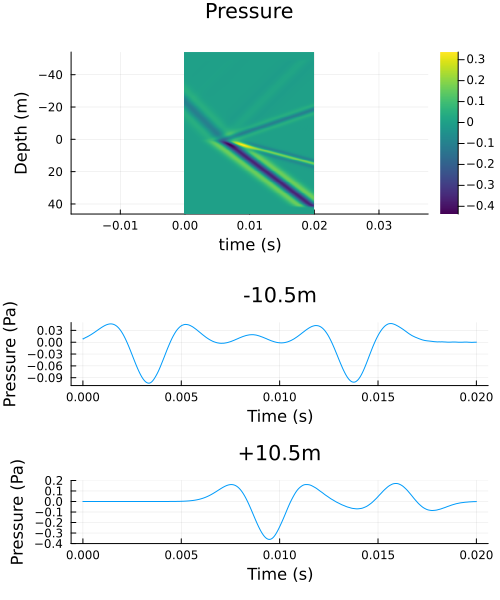

Write the Julia code that produced this figure.
#--
# Threads.nthreads() displays number of available threads
# if ==1, start julia with JULIA_NUM_THREADS=4 julia
#--

#--
# If no graphics (X-windows) required, then ENV["GKSwstype"]="nul"
#--

using FDModBiotCyl
#
using CPUTime
using ProgressMeter
using Plots
using Printf
#

#--Suppressing graphics
#ENV["GKSwstype"]="nul"

@__DIR__
@__FILE__


#================
Drawing a model
================#
function drawmodel(Field_Var,nz,dz,nr,dr,LPML_r,LPML_z)
   println("Drawing a model...")
   zvec=[0:dz:(nz-1)*dz]
   rvec=[0:dr:(nr-1)*dr]
   R=(nr-1)*dr
#   plt1=heatmap(rvec,zvec,Vp,yflip=true,xlabel="R (m)",ylabel="Z (m)",ratio=1)
   plt1=heatmap(rvec,zvec,Field_Var,yflip=true,xlabel="R (m)",ylabel="Z (m)")
   plot!([0;R],ones(2)*(LPML_z-1)*dz,label="",color=:black)
   plot!([0;R],ones(2)*((nz-LPML_z+1)*dz),label="",color=:black)
   plot!(ones(2)*((nr-LPML_r+1)*dr),[0;(nz-1)*dz],label="",color=:black)
   display(plot(plt1))
   tmp_filename=@sprintf "tmp_FDmodel.png"
   tmp_filename_full=string(@__DIR__,"/",tmp_filename)
   png(tmp_filename_full)
   println("--------")
   println("Model config figure is saved in:", tmp_filename_full)
   println("--------")
end

#================
Drawing a snapshot
================#
function drawsnap(Data1,nz,dz,nr,dr,LPML_r,LPML_z,title_str)
   println("Drawing a snapshot...")
   zvec=[0:dz:(nz-1)*dz]
   rvec=[0:dr:(nr-1)*dr]
   R=(nr-1)*dr
   plt1=heatmap(rvec,zvec,Data1,yflip=true,xlabel="R (m)",ylabel="Z (m)",legend=:none)
   heatmap!(title=title_str)
   plot!([0;R],ones(2)*(LPML_z-1)*dz,label="",color=:black)
   plot!([0;R],ones(2)*((nz-LPML_z+1)*dz),label="",color=:black)
   plot!(ones(2)*((nr-LPML_r+1)*dr),[0;(nz-1)*dz],label="",color=:black)
   display(plot(plt1))
end


#==========================================
Creating a model for a borehole embedded in
 an elastic two-layer medium
==========================================#
function makemodel_2L_Elastic()
   #Necessary input matrices to the main loop function are:
   #Rho: Bulk density
   #Rhof: Fluid density
   #M,C,H: Poroelastic moduli
   #G: Formation shear modulus
   #D1,D2: Poroelastic moduli in Ou's formulation
   #Flag_AC,Flag_E: flag specifying acoustic region or elastic region
   #Other input parameters to the main loop function are:
   #ir_wall: grid number in the r direction at which a borehole wall starts (single value)
   #
   # This function creates the above input parameters assuming a borehole with a constant radius
   # embedded in an elastic two-layer medium


   #Model size
   nr=301 #samples
   nz=501 #samples
   dr=0.01 #meter
   dz=0.2 #meter


   #==============================================
   Initializing grain/frame parameters
   ==============================================#
   #First creating grain/frame parameters and then converting them
   #to necessary poroelastic parameters for our FD
   #----solid phase-----
   Km=zeros(nz,nr) #frame
   Ks=zeros(nz,nr) #grain
   G=zeros(nz,nr) #bulk
   Rho=zeros(nz,nr) #bulk (weighted average of Rhos and Rhof)
   Rhos=zeros(nz,nr) #grain
   #---fluid phase----
   Kf=zeros(nz,nr)
   Rhof=zeros(nz,nr)
   Kappa0=zeros(nz,nr) #static permeability (m^2, 1D=9.869E-13m^2)
   Eta=zeros(nz,nr) #dynamic viscosity Pa.s=kg/(m.s)
   #---other parameters---
   Phi=zeros(nz,nr)
   Tot=zeros(nz,nr) #Tortuosity factor (see Sidler 2014)
   #End initializing poroelastic parameters

   #==============================================
   Fluid parameters
   ==============================================#
   #Assuming that fluid properties are identical everywhere
   Kf[:,:]=ones(nz,nr)*2.25*10^9
   Rhof[:,:]=ones(nz,nr)*1000
   Eta[:,:]=ones(nz,nr)*1.0*10^(-3) #water 1E-3 Pa.s

   #========================================
   Inclusion of a borehole (acoustic media)
   ========================================#
   Flag_AC=zeros(nz,nr)
   #Borehole wall (homogeneous radius)
   ir_wall=6

   for iz=1:nz
       Flag_AC[iz,1:ir_wall]=ones(ir_wall)
       Rho[iz,1:ir_wall]=ones(ir_wall)*Rhof[1,1] #Rho=Rhof
       G[iz,1:ir_wall]=ones(ir_wall)*0.0 #G=0
       Phi[iz,1:ir_wall]=ones(ir_wall) #Phi=1
       Km[iz,1:ir_wall]=ones(ir_wall)*0.0 #Km=0 (G=0,phi=0->M=C=H=Kf, Ou's)
       Ks[iz,1:ir_wall]=ones(ir_wall)*Kf[1,1] #
       Eta[iz,1:ir_wall]=ones(ir_wall)*0.0 #eta=0 (-> D2=0, Ou's)
   end
   #

   #==========================
   Elastic 2 Layer model
   ==========================#
   Flag_E=zeros(nz,nr)
   Vp1_elastic=4000.0 #Or, Specify K_elastic
   Vs1_elastic=2000.0
   Rho1_elastic=2500.0

   Vp2_elastic=3000.0 #Or, Specify K_elastic
   Vs2_elastic=1000.0
   Rho2_elastic=2300.0


#
   for iz=1:270 #Upper Elastic medium

       G_elastic=Vs1_elastic^2*Rho1_elastic
       K_elastic=Vp1_elastic^2*Rho1_elastic-4/3*G_elastic

       Flag_E[iz,ir_wall+1:end]=ones(nr-ir_wall)
       Rho[iz,ir_wall+1:end]=ones(nr-ir_wall)*Rho1_elastic #Rho=Rho_elastic
       Rhof[iz,ir_wall+1:end]=ones(nr-ir_wall)*Rho1_elastic #Rhof=Rho_elastic
       G[iz,ir_wall+1:end]=ones(nr-ir_wall)*G_elastic #G=Gs (Ou's)
       #--
       Phi[iz,ir_wall+1:end]=ones(nr-ir_wall)*0.0 #Phi=0
       Km[iz,ir_wall+1:end]=ones(nr-ir_wall)*K_elastic #Km
       Ks[iz,ir_wall+1:end]=ones(nr-ir_wall)*K_elastic #Ks=Km (-> M=Inf, Ou's)
       #--
       Kappa0[iz,ir_wall+1:end]=ones(nr-ir_wall)*0.0 #k0=0 (-> D1=D2=Inf, Ou's)
   end

   for iz=271:nz #Lower Elastic medium

       G_elastic=Vs2_elastic^2*Rho2_elastic
       K_elastic=Vp2_elastic^2*Rho2_elastic-4/3*G_elastic

       Flag_E[iz,ir_wall+1:end]=ones(nr-ir_wall)
       Rho[iz,ir_wall+1:end]=ones(nr-ir_wall)*Rho2_elastic #Rho=Rho_elastic
       Rhof[iz,ir_wall+1:end]=ones(nr-ir_wall)*Rho2_elastic #Rhof=Rho_elastic
       G[iz,ir_wall+1:end]=ones(nr-ir_wall)*G_elastic #G=Gs (Ou's)
       #--
       Phi[iz,ir_wall+1:end]=ones(nr-ir_wall)*0.0 #Phi=0
       Km[iz,ir_wall+1:end]=ones(nr-ir_wall)*K_elastic #Km
       Ks[iz,ir_wall+1:end]=ones(nr-ir_wall)*K_elastic #Ks=Km (-> M=Inf, Ou's)
       #--
       Kappa0[iz,ir_wall+1:end]=ones(nr-ir_wall)*0.0 #k0=0 (-> D1=D2=Inf, Ou's)
   end

   #=====================================================
   Converting grain/frame parameters into poroelastic parameters
   =====================================================#
   #Rho, Rhof, M, C, H, G, D1, D2
   #Rho as is
   #Rhof as is
   Alpha=ones(nz,nr)-Km./Ks
   M=( (Alpha-Phi)./Ks+Phi./Kf ).^(-1)
   C=M.*Alpha
   H=Km+4/3*G+M.*Alpha.^2
   #G as is
   D1=Tot.*Rhof./Phi #(1+2/m)*alpha_inf*rhof/phi
   D2=Eta./Kappa0

   #Correction of H and C for elastic media
   for ir=1:nr
      for iz=1:nz
         if(Flag_E[iz,ir]==1)
            H[iz,ir]=Ks[iz,ir]+4/3*G[iz,ir]
            C[iz,ir]=Ks[iz,ir] #Ou's
         end

         if(Flag_AC[iz,ir]==1)
#            D1[iz,ir]=1.0 #Guan's
            D1[iz,ir]=1000. #Ou's D1=rhof
            D2[iz,ir]=0. #Ou's D2=0
         end
      end
   end


   return nr,nz,dr,dz,Rho,Rhof,M,C,H,G,D1,D2,Flag_AC,Flag_E,ir_wall
end


#----MAIN loop function----
function main_loop!(nr,nz,dr,dz,Rho,Rhof,M,C,H,G,D1,D2,dt,nt,T,
   vr,vz,trr,tpp,tzz,trz,
   vfr,vfz,pf,
   ir_wall,
   Flag_AC,Flag_E,
   nrec,index_allrec_tii,rec_tii,
   LPML_r,LPML_z,PML_Wr,PML_Wz,PML_IWr,PML_Wr2,PML_Wz2,PML_IWr2,
   snapshots_vr,snapshots_vz,snapshots_tzz,nsnap,itvec_snap,nskip)

#println("start")

#--
Flag_vf_zero=get_Flag_vf_zero(Flag_AC,Flag_E,nr,nz)

#initializing matrices of PML
Prz_T,Pzz_T,Rz_T,Srz_T,PzzPE_T,RzPE_T,
Prz_B,Pzz_B,Rz_B,Srz_B,PzzPE_B,RzPE_B,
Prr_R,Qrp_R,Pzr_R,Qzp_R,Rr_R,Rp_R,Rrz_R,PrrPE_R,RrPE_R,RpPE_R,
Prr_TR,Qrp_TR,Prz_TR,Pzr_TR,Qzp_TR,Pzz_TR,Rr_TR,Rp_TR,Rz_TR,Rrz_TR,Srz_TR,PrrPE_TR,PzzPE_TR,RrPE_TR,RpPE_TR,RzPE_TR,
Prr_BR,Qrp_BR,Prz_BR,Pzr_BR,Qzp_BR,Pzz_BR,Rr_BR,Rp_BR,Rz_BR,Rrz_BR,Srz_BR,PrrPE_BR,PzzPE_BR,RrPE_BR,RpPE_BR,RzPE_BR=
init_PML_Por(LPML_r,LPML_z,nr,nz)

memT_vr,memT_vz,memT_trr,memT_tpp,memT_tzz,memT_trz,memT_vfr,memT_vfz,memT_pf,
memB_vr,memB_vz,memB_trr,memB_tpp,memB_tzz,memB_trz,memB_vfr,memB_vfz,memB_pf,
memR_vr,memR_vz,memR_trr,memR_tpp,memR_tzz,memR_trz,memR_vfr,memR_vfz,memR_pf=
init_memory_variables_Por(LPML_r,LPML_z,nr,nz)
#return


# Making sure RightBC for stress (zero values are trp and trz)
ApplyBCRight_stress!(vr,vz, #Use with flag_zero=1 (see ApplyBCRight_stress1D01)
    trz,
    G,nr,nz,dr,dz,dt)

#error()
@showprogress for ii=1:nt
#@showprogress for ii=1:1001
#for ii=1:1



#----Time at (ii-1)*dt---(updating velocities)-----

#--PML: save velocity at previous step
PML_save_vel!(memT_vr,memT_vz,memT_vfr,memT_vfz,
              memB_vr,memB_vz,memB_vfr,memB_vfz,
              memR_vr,memR_vz,memR_vfr,memR_vfz,
              vr,vz,vfr,vfz,nr,nz,LPML_z,LPML_r)
#println("update vel")

# Main velocity update!
update_velocity_1st_Por!(vr,vz,trr,tpp,tzz,trz,vfr,vfz,pf,Rho,Rhof,D1,D2,Flag_vf_zero,nr,nz,dr,dz,dt,LPML_z,LPML_r)

#error()

#PML: update velocity
PML_update_vel!(vr,vz,trr,tpp,tzz,trz,vfr,vfz,pf,
              Rho,Rhof,D1,D2,Flag_vf_zero,nr,nz,dr,dz,dt,
              Prz_T,Pzz_T,PzzPE_T,
              Prz_B,Pzz_B,PzzPE_B,
              Prr_R,Qrp_R,Pzr_R,Qzp_R,Rr_R,Rp_R,Rrz_R,
              PrrPE_R,RrPE_R,RpPE_R,
              Prz_TR,Pzz_TR,PzzPE_TR,
              Prr_TR,Qrp_TR,Pzr_TR,Qzp_TR,Rr_TR,Rp_TR,Rrz_TR,
              PrrPE_TR,RrPE_TR,RpPE_TR,
              Prz_BR,Pzz_BR,PzzPE_BR,
              Prr_BR,Qrp_BR,Pzr_BR,Qzp_BR,Rr_BR,Rp_BR,Rrz_BR,
              PrrPE_BR,RrPE_BR,RpPE_BR,
              LPML_z,LPML_r)
#println("update vel Left")

# Making sure RightBC for velocity (zero values are vr)
ApplyBCRight_vel!(vr,vz,
      trr,tpp,tzz,trz,
      vfr,vfz,pf,
      Rho,Rhof,D1,D2,Flag_vf_zero,nr,nz,dr,dz,dt)

#---velocity B.Cs-----
#Periodic Left Edge
ApplyBCLeft_vel!(vr,vz,trr,tpp,tzz,trz,vfr,vfz,pf,
                          Rho,Rhof,D1,D2,Flag_vf_zero,
                          nr,nz,dr,dz,dt,
                          Prz_T,Pzz_T,PzzPE_T,
                          Prz_B,Pzz_B,PzzPE_B,
                          LPML_z)


#PML: update memory variables for stress (Rx and Sxx) using velocity at two time steps
PML_update_memRS!(Rz_T,Srz_T,RzPE_T,
                  Rz_B,Srz_B,RzPE_B,
                  Rr_R,Rp_R,Rrz_R,RrPE_R,RpPE_R,
                  Rr_TR,Rp_TR,Rz_TR,Rrz_TR,Srz_TR,RrPE_TR,RpPE_TR,RzPE_TR,
                  Rr_BR,Rp_BR,Rz_BR,Rrz_BR,Srz_BR,RrPE_BR,RpPE_BR,RzPE_BR,
                  memT_vr,memT_vz,memT_vfr,memT_vfz,
                  memB_vr,memB_vz,memB_vfr,memB_vfz,
                  memR_vr,memR_vz,memR_vfr,memR_vfz,
                  vr,vz,vfr,vfz,nr,nz,dr,dz,dt,LPML_z,LPML_r,PML_Wz,PML_Wr,PML_IWr,PML_Wz2,PML_Wr2,PML_IWr2)

#--src injection (velocity)
#srcamp=src_func[ii]
#srcapply!(vz,src_index,src_dn,srcamp)
#srcapply!(vr,src_index,src_dn,srcamp)

#----Time at (ii-1)*dt+dt/2----(updating stress)---


#--PML: save stress at previous step
PML_save_stress!(memT_trr,memT_tpp,memT_tzz,memT_trz,memT_pf,
                 memB_trr,memB_tpp,memB_tzz,memB_trz,memB_pf,
                 memR_trr,memR_tpp,memR_tzz,memR_trz,memR_pf,
                 trr,tpp,tzz,trz,pf,nr,nz,LPML_z,LPML_r)

#println("update stress")

# Main stress update!
update_stress_1st_Por!(vr,vz,trr,tpp,tzz,trz,vfr,vfz,pf,
     M,C,H,G,nr,nz,dr,dz,dt,LPML_z,LPML_r)
#error()

#PML: stress update
PML_update_stress!(vr,vz,trr,tpp,tzz,trz,vfr,vfz,pf,
                  M,C,H,G,nr,nz,dr,dz,dt,
                  Rz_T,Srz_T,RzPE_T,
                  Rz_B,Srz_B,RzPE_B,
                  Rr_R,Rp_R,Rrz_R,RrPE_R,RpPE_R,
                  Rr_TR,Rp_TR,Rz_TR,Rrz_TR,Srz_TR,RrPE_TR,RpPE_TR,RzPE_TR,
                  Rr_BR,Rp_BR,Rz_BR,Rrz_BR,Srz_BR,RrPE_BR,RpPE_BR,RzPE_BR,
                  LPML_z,LPML_r)

# Making sure RightBC for stress (zero values are trp and trz)
ApplyBCRight_stress!(vr,vz, #Use with flag_zero=1 (see ApplyBCRight_stress1D01)
     trz,
     G,nr,nz,dr,dz,dt)

#---stress B.Cs
#println("update stress Left")
ApplyBCLeft_stress!(vr,vz,trr,tpp,tzz,trz,vfr,vfz,pf,
                    M,C,H,G,nr,nz,dr,dz,dt,
                    Rz_T,Srz_T,RzPE_T,
                    Rz_B,Srz_B,RzPE_B,
                    LPML_z)

#--src injection (stress:monopole src)
#srcamp=-src_func[ii]
#srcapply!(pf,src_index,src_dn,-srcamp)
#srcapply!(tzz,src_index,src_dn,srcamp)
#srcapply!(trr,src_index,src_dn,srcamp)
#srcapply!(tpp,src_index,src_dn,srcamp)


#--PML: update memory variables for velocity (Pxx and Qxx) using stress at two time steps
PML_update_memPQ!(Prz_T,Pzz_T,PzzPE_T,
                  Prz_B,Pzz_B,PzzPE_B,
                  Prr_R,Qrp_R,Pzr_R,Qzp_R,PrrPE_R,
                  Prr_TR,Qrp_TR,Prz_TR,Pzr_TR,Qzp_TR,Pzz_TR,PrrPE_TR,PzzPE_TR,
                  Prr_BR,Qrp_BR,Prz_BR,Pzr_BR,Qzp_BR,Pzz_BR,PrrPE_BR,PzzPE_BR,
                  memT_trr,memT_tpp,memT_tzz,memT_trz,memT_pf,
                  memB_trr,memB_tpp,memB_tzz,memB_trz,memB_pf,
                  memR_trr,memR_tpp,memR_tzz,memR_trz,memR_pf,
                  trr,tpp,tzz,trz,pf,nr,nz,dr,dz,dt,LPML_z,LPML_r,PML_Wz,PML_Wr,PML_IWr,PML_Wz2,PML_Wr2,PML_IWr2)

#-----End of updating field----

#println("receiver")
#Receiver field (extraction)
#getRecData_from_index!(vr,rec_vr,index_allrec_vr,nrec,ii)
#getRecData_from_index!(vz,rec_vz,index_allrec_vz,nrec,ii)
getRecData_from_index!(trr,rec_tii,index_allrec_tii,nrec,ii)



#--Snapshots
#println("check snap")
check_snap=findall(x -> x==ii,itvec_snap)
if (length(check_snap)!=0)
   println("ii=",ii)
   cnt_snap=Int(check_snap[1])
   get_snapshots!(snapshots_vz,cnt_snap,vz,nr,nz)
   get_snapshots!(snapshots_vr,cnt_snap,vr,nr,nz)
   get_snapshots!(snapshots_tzz,cnt_snap,tzz,nr,nz)

   drawsnap(snapshots_tzz[:,:,cnt_snap],nz,dz,nr,dr,
            LPML_r,LPML_z,"Snapshots: Tzz")

end

end #i Time

end #function
#------------------------------

#-----ENTRY POINT HERE----
CPUtic()
start=time()

#======================
General variables
======================#

#time samples
dt=0.125E-5
nt=16001
T=(nt-1)*dt
tvec=range(0.0,T,length=nt) # range object (no memory allocation)
tvec=collect(tvec) # a vector

#PML thickness in samples
LPML_r=51
LPML_z=31

#======================
Creating model
======================#
nr,nz,dr,dz,Rho,Rhof,M,C,H,G,D1,D2,Flag_AC,Flag_E,ir_wall=makemodel_2L_Elastic()
drawmodel(H,nz,dz,nr,dr,LPML_r,LPML_z)
#error()

#======================
Stability check
======================#
Vmax=maximum((H./Rho).^(0.5))
check_stability01(dt,dr,Vmax,0)
check_stability01(dt,dz,Vmax,0)

#======================
Creating src wavelet
======================#
f0=200 #src Freq
delay=1/f0*1.0
src_func=myricker2(tvec,f0,delay,2) #when using 2nd derivative Gaussian (Ricker wavelet with a negative sign)
tmp_maxamp=maximum(map(abs,src_func))
#Note: Peng_solution() assumes unit vz. Therefore, src_func above will be interpreted as vz.
#The following scaling of 1/(rho*Vp) makes the incident wave unit amplitude Ricker wavelet for tzz.
src_func=src_func/(2500*4000)

src_func=src_func/tmp_maxamp
display(plot(tvec,src_func[:],title="src function"))
tmpfilename_src=string(@__DIR__,"/src_function.png")
png(tmpfilename_src)
println("Source signature figure saved in ",tmpfilename_src)

#================================
Src depth where a plane P wave
starts to propagate downward
================================#
srcdepth=30. #meter

#==============================
Initializig field variables
==============================#
# Initial conditions of a plane P wave
vr,vz,trr,tpp,tzz,trz,
vfr,vfz,pf,
vz_srcBC,vr_srcBC,
trr_srcBC,tpp_srcBC,tzz_srcBC,trz_srcBC,
vz_init,vr_init,trr_init,tpp_init,tzz_init,
trz_init,
src_iz,noffset,
f0=initialize_planewave(nr,nz,dr,dz,ir_wall,Rho,H,G,nt,tvec,dt,src_func,srcdepth,f0,delay)
# Initializing PML field variables
LPML_r,LPML_z,PML_Wr,PML_Wz,
PML_IWr,PML_Wr2,PML_Wz2,PML_IWr2=init_PML_profile(LPML_r,LPML_z,Vmax,dr,dz,nr,f0)
#PML_check(LPML_r,LPML_z,Vmax,dr,dz,f0)
#error()
#==============================
Check model
==============================#
drawmodel(vz_init,nz,dz,nr,dr,LPML_r,LPML_z)

#===================
Receiver geometry
====================#
#Fluid pressure at borehole center
nrec=nz
recgeom=zeros(nrec,2) #(z,r)
for irec=1:nrec
   recgeom[irec,1]=dz*(irec-1)
   recgeom[irec,2]=0.0
end
rec_tii,index_allrec_tii=init_receiver_hydrophone(recgeom,nrec,dr,dz,nr,nz,nt)



#==============================
Snapshot settings
==============================#
nskip=2000 #change here to adjust time sampling (1~nt)
snapshots_vz,nsnap,itvec_snap=init_snapshots(nt,nz,nr,nskip)
snapshots_vr,nsnap,itvec_snap=init_snapshots(nt,nz,nr,nskip)
snapshots_tzz,nsnap,itvec_snap=init_snapshots(nt,nz,nr,nskip)
#error()

#==============================
Start main FD Loop
==============================#

main_loop!(nr,nz,dr,dz,Rho,Rhof,M,C,H,G,D1,D2,dt,nt,T,
   vr_init,vz_init,trr_init,tpp_init,tzz_init,trz_init,
   vfr,vfz,pf,
   ir_wall,
   Flag_AC,Flag_E,
   nrec,index_allrec_tii,rec_tii,
   LPML_r,LPML_z,PML_Wr,PML_Wz,PML_IWr,PML_Wr2,PML_Wz2,PML_IWr2,
   snapshots_vr,snapshots_vz,snapshots_tzz,nsnap,itvec_snap,nskip)


CPUtoc()
println("elapsed real time: ", round(time() - start;digits=3)," seconds")

println("FD finished without a problem.")

plt1=heatmap(offset,tvec[1:10:end],-rec_tii[1:10:end,:],xlabel="Depth (m)",ylabel="time (s)",title="pressure")
heatmap!(yflip=true)
display(plot(plt1))
plt2=plot(tvec[:],-rec_tii[:,218],xlabel="Depth (m)",ylabel="time (s)",title="-10.5m",label="",ylims=(-0.11,0.05))
plt3=plot(tvec[:],-rec_tii[:,323],xlabel="Depth (m)",ylabel="time (s)",title="+10.5m",label="",ylims=(-0.4,0.2))
display(plot(plt2,plt3,layout=(2,1)))

#==============================
Figure outputs
==============================#
println("Plotting receiver responses...")
FD_z0=269*dz+dz/2 #depth of the impedance boundary
offset=recgeom[:,1]-FD_z0*ones(size(recgeom[:,1]))
plt1 = heatmap(    
    tvec[1:10:end],
    offset,
    transpose(-rec_tii[1:10:end, :]),
    xlabel = "time (s)",
    ylabel = "Depth (m)",
    title  = "Pressure",
    yflip  = true,
    c      = :viridis, 
    aspect_ratio=0.00025,
    colorbar = true
)

plt2 = plot(
    tvec[:],
    -rec_tii[:,218],
    xlabel = "Time (s)",
    ylabel = "Pressure (Pa)",
    title  = "-10.5m",
    label  = "",
    ylims  = (-0.11, 0.05)
)

plt3 = plot(
    tvec[:],
    -rec_tii[:,323],
    xlabel = "Time (s)",
    ylabel = "Pressure (Pa)",
    title  = "+10.5m",
    label  = "",
    ylims  = (-0.4, 0.2)
)

custom_layout = @layout [ a{0.6h}; b{0.2h}; c{0.2h} ]
fig = plot(plt1, plt2, plt3;
    layout = custom_layout,
    size = (500,600),
)

display(fig)
script_dir = @__DIR__ 
savefig(fig, joinpath(script_dir, "VSP_Elastic_2L.png"))
